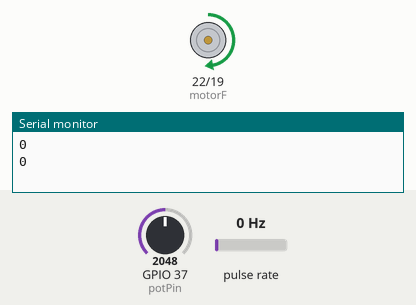
A program run on a simulated ESP32. On the bench: motor-driver pin pairs drawn as motors (green arrow = first pin HIGH = forward, orange = second pin HIGH = backward, longer = more drive), the last lines printed to the serial monitor. Wiring (inferred from the names in the program): pulse sensor: data GPIO 35. Inputs (shaded band) come from the test bench; at power-on: GPIO 37 (potPin) = 2048, pulse rate 0 Hz.

Above: at 1.2 s.
1.3 s: GPIO 37 (potPin) set to 2866
At 2.3 s:
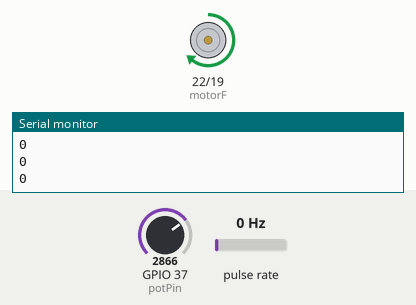
3.5 s: GPIO 37 (potPin) set to 3603
At 5.0 s:
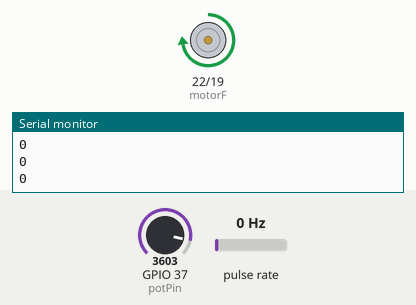
5.5 s: GPIO 37 (potPin) set to 491
At 6.6 s:
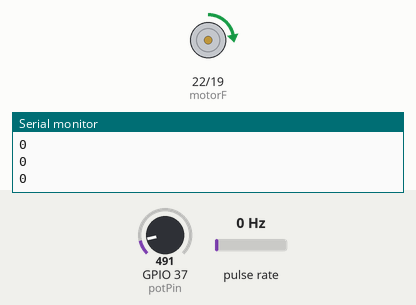
7.5 s: GPIO 37 (potPin) set to 0
At 9.2 s:
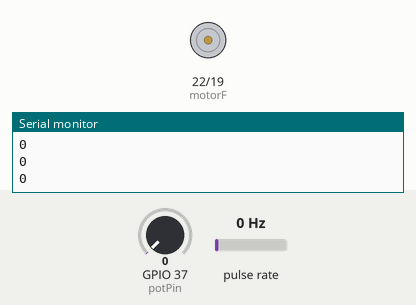
9.5 s: GPIO 37 (potPin) set to 2047
At 10.8 s:
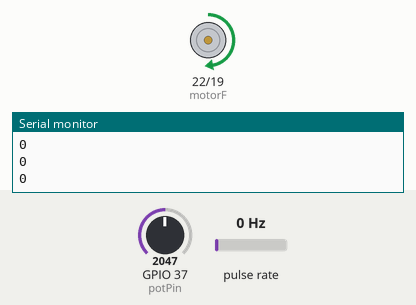
Timing chart, 0 to 12.5 s (numbered marks = the images above; inputs shaded):
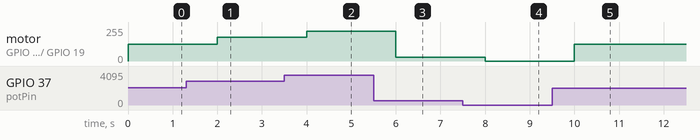

The program:

main.cpp
```cpp
#include <Arduino.h>

const int motorF = 22;
const int motorB = 19;
const int potPin = 37;
const int encoder = 35;

volatile int num = 0;

void increment();

void increment() {
  num++;
}

void setup() {
  Serial.begin(9600);
  pinMode(motorF, OUTPUT);
  pinMode(motorB, OUTPUT);

  pinMode(potPin, INPUT);
  pinMode(encoder, INPUT_PULLUP);
  attachInterrupt(encoder, increment, RISING);

  analogWriteFrequency(250);
}

void loop() {
  int analogValue = analogRead(potPin);

  analogWrite(motorF, map(analogValue, 0, 4095, 0, 255));
  analogWrite(motorB, 0);

  Serial.println(num);
  num = 0;
  delay(1000);
}
```

Measured:
- after the input at 1.3 s, motor on GPIO 22 (motorF) / GPIO 19 (motorB): forward 127/255 → forward 178/255 after 0.70 s
- after the input at 3.5 s, motor on GPIO 22 (motorF) / GPIO 19 (motorB): forward 178/255 → forward 224/255 after 0.50 s
- after the input at 5.5 s, motor on GPIO 22 (motorF) / GPIO 19 (motorB): forward 224/255 → forward 30/255 after 0.50 s
- after the input at 7.5 s, motor on GPIO 22 (motorF) / GPIO 19 (motorB): forward 30/255 → stopped after 0.50 s
- after the input at 9.5 s, motor on GPIO 22 (motorF) / GPIO 19 (motorB): stopped → forward 127/255 after 0.50 s
